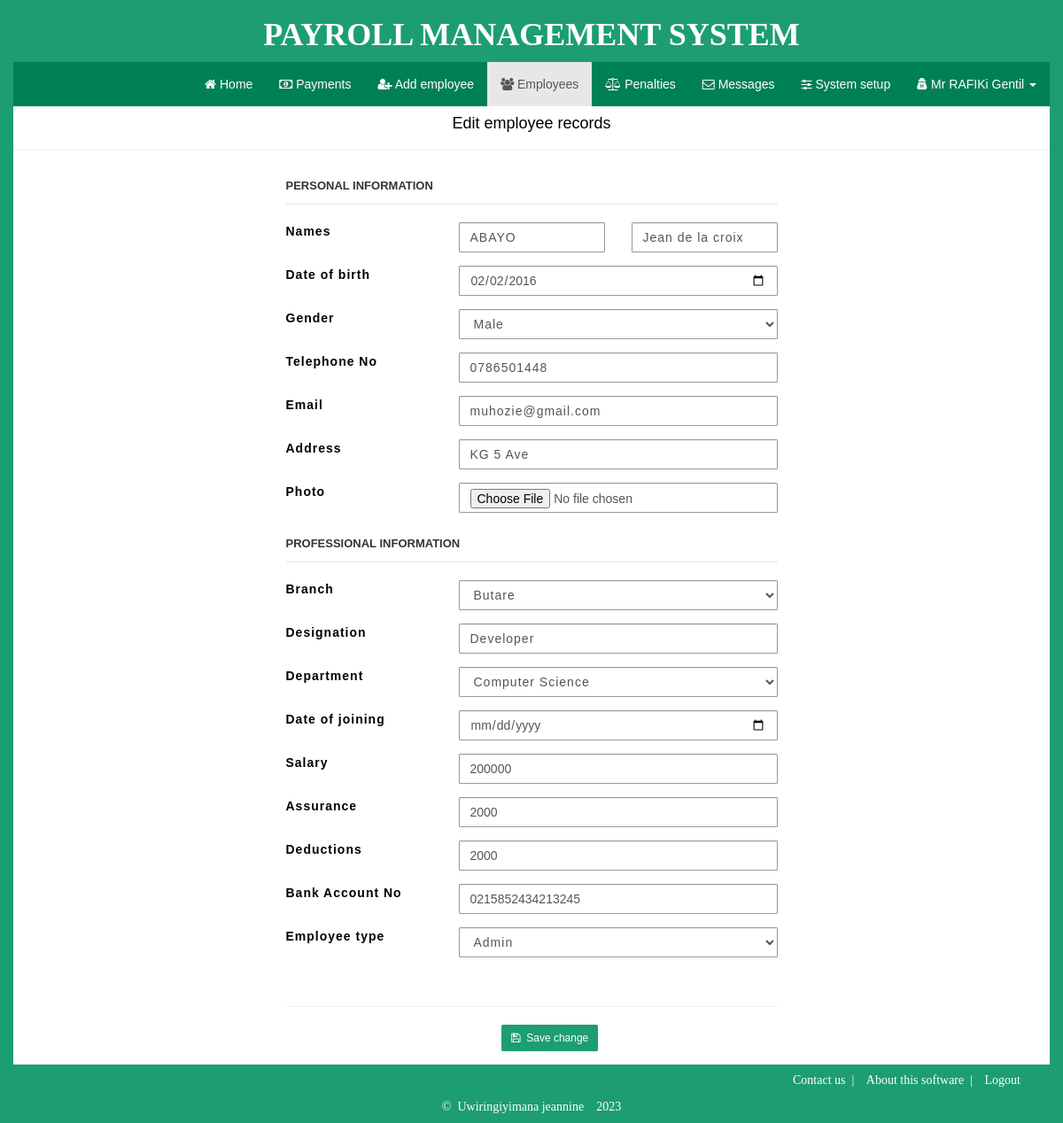
The app's page /admin.php?edit=66 (signed in) with its own data.
### tables this page shows
CREATE TABLE `employees` (
  `id` int(12) NOT NULL,
  `firstname` varchar(60) NOT NULL,
  `lastname` varchar(60) NOT NULL,
  `gender` varchar(10) NOT NULL,
  `dateOfBirth` varchar(12) NOT NULL,
  `phone` varchar(10) NOT NULL,
  `address` varchar(255) NOT NULL,
  `picture` varchar(200) NOT NULL,
  `branch` varchar(100) NOT NULL,
  `designation` varchar(100) NOT NULL,
  `department` varchar(100) NOT NULL,
  `joinDate` varchar(12) NOT NULL,
  `salary` int(12) NOT NULL,
  `assurance` varchar(12) NOT NULL,
  `deductions` int(12) NOT NULL,
  `BankAccountNo` varchar(24) NOT NULL,
  `type` varchar(60) NOT NULL,
  `username` varchar(30) NOT NULL,
  `password` varchar(255) NOT NULL
);

### includes/editUser.php (the view, shortened to what this page needs)
<?php
$query = mysqli_query($conn,"SELECT * FROM employees WHERE id='{$_GET['edit']}'");
if (($rows=mysqli_num_rows($query))>0) {
	$fet=mysqli_fetch_array($query);
	$query_br = mysqli_query($conn,"SELECT branch_id,branch_name FROM branches") or die(mysqli_error($conn));
	$query_dpt = mysqli_query($conn,"SELECT dept_id,dept_name FROM departments");
?>
<div class="row">
<div class="col-md-12" ><h4 class="center active" data-title="Edit employee records">Edit employee records</h4><hr>
	<form class="form-horizontal col-md-6 col-md-push-3 col-md-pull-3" id="updateEmployee" method="post" enctype="multipart/form-data">
		<fieldset>
			<legend>Personal information</legend>
			<div class="form-group">
				<div class="col-md-4"><label>Names</label></div>
				<div class="col-md-4"><input type="text" name="firstname" class="form-control" placeholder="Firstname..." value="<?=(isset($_POST['firstname']))?$_POST['firstname']:$fet['firstname']; ?>" required/></div>
				<div class="col-md-4"><input type="text" name="lastname" class="form-control" placeholder="Lastname..." value="<?=(isset($_POST['lastname']))?$_POST['lastname']:$fet['lastname']; ?>" required/></div>
			</div>
			<div class="form-group">
				<div class="col-md-4"><label>Date of birth</label></div>
				<div class="col-md-8"><input type="date" name="dob" class="form-control" placeholder="DD/MM/YYYY" value="<?=(isset($_POST['dob']))?$_POST['dob']:$fet['dateOfBirth']; ?>" required></div>
			</div>
			<div class="form-group">
				<div class="col-md-4"><label>Gender</label></div>
				<div class="col-md-8">
					<select name="gender" class="form-control">
						<option value="Male" <?=($fet['gender']=='Male')?'selected':''; ?>>Male</option>
					</select>
				</div>
			</div>
			<div class="form-group">
				<div class="col-md-4"><label>Telephone No</label></div>
				<div class="col-md-8"><input type="text" name="phone" class="form-control" placeholder="Telephone No..." value="<?=(isset($_POST['phone']))?$_POST['phone']:$fet['phone']; ?>" required/></div>
			</div>
			<div class="form-group">
				<div class="col-md-4"><label>Email</label></div>
				<div class="col-md-8"><input type="text" name="user" class="form-control" placeholder="Email..." value="<?=(isset($_POST['user']))?$_POST['user']:$fet['username']; ?>"required/></div>
			</div>
			<div class="form-group">
				<div class="col-md-4"><label>Address</label></div>
				<div class="col-md-8"><input type="text" name="address" class="form-control" placeholder="Address..."  value="<?=(isset($_POST['address']))?$_POST['address']:$fet['address']; ?>" required/></div>
			</div>
			<div class="form-group">
				<div class="col-md-4"><label>Photo</label></div>
				<div class="col-md-8"><input type="file" name="picture" class="form-control" placeholder="Address..."/></div>
			</div>
		</fieldset>
		<fieldset>
			<legend>Professional information</legend>
		<div class="form-group">
			<div class="col-md-4"><label>Branch</label></div>
			<div class="col-md-8">
				<select class="form-control" name="branch">
					<?php while($fet_br=mysqli_fetch_array($query_br)){
						echo "<option value='".$fet_br['branch_id']."'";
						echo  ($fet['branch']==$fet_br['branch_name'])?'selected':'';
						echo ">".$fet_br['branch_name']."</option>";
					}
					?>
				</select>
			</div>
		</div>
		<div class="form-group">
			<div class="col-md-4"><label>Designation</label></div>
			<div class="col-md-8"><input type="text" name="designation" class="form-control" placeholder="Designation..." value="<?=$fet['designation']; ?>" required/></div>
		</div>
		<div class="form-group">
			<div class="col-md-4"><label>Department</label></div>
			<div class="col-md-8"><select class="form-control" name="department">
					<?php
					while($fet_dpt=mysqli_fetch_array($query_dpt)){
						echo "<option value='".$fet_dpt['dept_id']."'";
						echo  ($fet['department']==$fet_dpt['dept_name'])?'selected':'';
						echo ">".$fet_dpt['dept_name']."</option>";}
						?>
				</select>
			</div>
		</div>
		<div class="form-group">
			<div class="col-md-4"><label>Date of joining</label></div>
			<div class="col-md-8"><input type="date" name="joinDate" class="form-control" value="<?=$fet['joinDate']; ?>" required/></div>
		</div>
		<div class="form-group">
			<div class="col-md-4"><label>Salary</label></div>
			<div class="col-md-8"><input type="number" name="salary" class="form-control" placeholder="Salary (in Rwf)..." value="<?=$fet['salary']; ?>" required/></div>
		</div>
		<div class="form-group">
			<div class="col-md-4"><label>Assurance</label></div>
			<div class="col-md-8"><input type="number" name="assurance" class="form-control" placeholder="Assurance (in Rwf)..." value="<?=$fet['assurance']; ?>" required/></div>
		</div>
				<div class="form-group">
			<div class="col-md-4"><label>Deductions</label></div>
			<div class="col-md-8"><input type="number" name="deductions" class="form-control" placeholder="Deductions (in Rwf)" value="<?=$fet['deductions']; ?>" ></div>
		</div>
		<div class="form-group">
			<div class="col-md-4"><label>Bank Account No</label></div>
			<div class="col-md-8"><input type="number" name="accountNo" class="form-control" placeholder="Bank account number..." value="<?=$fet['BankAccountNo']; ?>" required/></div>
		</div>
		<div class="form-group">
			<div class="col-md-4"><label>Employee type</label></div>
			<div class="col-md-8">
			<select class="form-control" name="type">
					<option>Admin</option>
				</select>
			</div>
		</div>
	</fieldset><br><hr>
		<div class="form-group">
			<div class="col-md-2 col-md-push-5"><button type="submit" name="update" class="btn btn-success btn-sm"><i class="fa fa-save"></i>&nbsp;&nbsp;Save change</a></div>
		</div>
	</form>
</div>
</div>
<?php
}
else{
?>
<div class="col-md-4 col-md-push-4 empty"><div class="alert alert-warning text-center"><br>Ooops! Sorry<hr><h4>Invalid Request</h4></div></div>
<?php
}
?>

### css/custom-styles.css (style rules this page uses)
body { overflow-x: hidden; color: #000; padding-bottom: 0px; margin-bottom: 0px; font-family: sans-serif; color: #000; background-color: #1d9d74; }
.center { text-align: center; }
.form-control,.btn { border-radius: 1.5px; }
.form-control { border-color: rgba(0,0,0,0.4); }
form label,form input[type='text'],form select,form select option { letter-spacing: 1px; }
legend { font-size: 13px; text-transform: uppercase; font-weight: bold; line-height: 40px; }

### includes/header.php (style rules this page uses)
.footerr,.nav, .btn { display: none; }
* { top: 0px; font-size: 12px; }

### records on screen
employees: firstname "ABAYO", lastname "Jean de la croix", dob "02/02/2016", gender "Male", phone "0786501448", user "muhozie@gmail.com", address "KG 5 Ave", designation "Developer", salary "200000", assurance "2000", deductions "2000", accountNo "0215852434213245"

### other values on screen
$_SESSION['quickName'] "Mr RAFIKi Gentil"
form field branch "Butare"
form field department "Computer Science"
